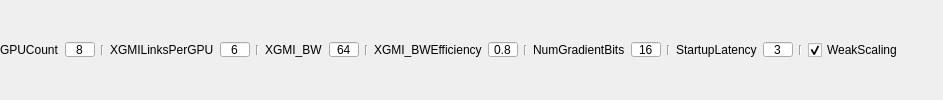
                   <widget class="QWidget" name="pageMGPU">
                    <layout class="QHBoxLayout" name="horizontalLayout_16">
                     <property name="spacing">
                      <number>6</number>
                     </property>
                     <property name="leftMargin">
                      <number>0</number>
                     </property>
                     <property name="topMargin">
                      <number>0</number>
                     </property>
                     <property name="rightMargin">
                      <number>0</number>
                     </property>
                     <property name="bottomMargin">
                      <number>0</number>
                     </property>
                     <item>
                      <widget class="QLabel" name="label_4">
                       <property name="sizePolicy">
                        <sizepolicy hsizetype="Fixed" vsizetype="Fixed">
                         <horstretch>0</horstretch>
                         <verstretch>0</verstretch>
                        </sizepolicy>
                       </property>
                       <property name="text">
                        <string>GPUCount</string>
                       </property>
                      </widget>
                     </item>
                     <item>
                      <widget class="QLineEdit" name="txtGPUCount">
                       <property name="sizePolicy">
                        <sizepolicy hsizetype="Preferred" vsizetype="Fixed">
                         <horstretch>0</horstretch>
                         <verstretch>0</verstretch>
                        </sizepolicy>
                       </property>
                       <property name="maximumSize">
                        <size>
                         <width>30</width>
                         <height>15</height>
                        </size>
                       </property>
                       <property name="text">
                        <string>8</string>
                       </property>
                       <property name="alignment">
                        <set>Qt::AlignCenter</set>
                       </property>
                      </widget>
                     </item>
                     <item>
                      <widget class="Line" name="line_8">
                       <property name="maximumSize">
                        <size>
                         <width>16777215</width>
                         <height>10</height>
                        </size>
                       </property>
                       <property name="orientation">
                        <enum>Qt::Vertical</enum>
                       </property>
                      </widget>
                     </item>
                     <item>
                      <widget class="QLabel" name="label_7">
                       <property name="sizePolicy">
                        <sizepolicy hsizetype="Fixed" vsizetype="Fixed">
                         <horstretch>0</horstretch>
                         <verstretch>0</verstretch>
                        </sizepolicy>
                       </property>
                       <property name="text">
                        <string>XGMILinksPerGPU</string>
                       </property>
                      </widget>
                     </item>
                     <item>
                      <widget class="QLineEdit" name="txtXGMILinksPerGPU">
                       <property name="maximumSize">
                        <size>
                         <width>30</width>
                         <height>15</height>
                        </size>
                       </property>
                       <property name="text">
                        <string>6</string>
                       </property>
                       <property name="alignment">
                        <set>Qt::AlignCenter</set>
                       </property>
                      </widget>
                     </item>
                     <item>
                      <widget class="Line" name="line_16">
                       <property name="maximumSize">
                        <size>
                         <width>16777215</width>
                         <height>10</height>
                        </size>
                       </property>
                       <property name="orientation">
                        <enum>Qt::Vertical</enum>
                       </property>
                      </widget>
                     </item>
                     <item>
                      <widget class="QLabel" name="label_11">
                       <property name="text">
                        <string>XGMI_BW</string>
                       </property>
                      </widget>
                     </item>
                     <item>
                      <widget class="QLineEdit" name="txtXGMI_BW">
                       <property name="maximumSize">
                        <size>
                         <width>30</width>
                         <height>15</height>
                        </size>
                       </property>
                       <property name="toolTip">
                        <string>GBps</string>
                       </property>
                       <property name="text">
                        <string>64</string>
                       </property>
                       <property name="alignment">
                        <set>Qt::AlignCenter</set>
                       </property>
                      </widget>
                     </item>
                     <item>
                      <widget class="Line" name="line_17">
                       <property name="maximumSize">
                        <size>
                         <width>16777215</width>
                         <height>10</height>
                        </size>
                       </property>
                       <property name="orientation">
                        <enum>Qt::Vertical</enum>
                       </property>
                      </widget>
                     </item>
                     <item>
                      <widget class="QLabel" name="label_12">
                       <property name="text">
                        <string>XGMI_BWEfficiency</string>
                       </property>
                      </widget>
                     </item>
                     <item>
                      <widget class="QLineEdit" name="txtXGMI_BWEfficiency">
                       <property name="maximumSize">
                        <size>
                         <width>30</width>
                         <height>15</height>
                        </size>
                       </property>
                       <property name="text">
                        <string>0.8</string>
                       </property>
                       <property name="alignment">
                        <set>Qt::AlignCenter</set>
                       </property>
                      </widget>
                     </item>
                     <item>
                      <widget class="Line" name="line_13">
                       <property name="maximumSize">
                        <size>
                         <width>16777215</width>
                         <height>10</height>
                        </size>
                       </property>
                       <property name="orientation">
                        <enum>Qt::Vertical</enum>
                       </property>
                      </widget>
                     </item>
                     <item>
                      <widget class="QLabel" name="label_13">
                       <property name="text">
                        <string>NumGradientBits</string>
                       </property>
                      </widget>
                     </item>
                     <item>
                      <widget class="QLineEdit" name="txtNumGradientBits">
                       <property name="maximumSize">
                        <size>
                         <width>30</width>
                         <height>15</height>
                        </size>
                       </property>
                       <property name="text">
                        <string>16</string>
                       </property>
                       <property name="alignment">
                        <set>Qt::AlignCenter</set>
                       </property>
                      </widget>
                     </item>
                     <item>
                      <widget class="Line" name="line_19">
                       <property name="maximumSize">
                        <size>
                         <width>16777215</width>
                         <height>10</height>
                        </size>
                       </property>
                       <property name="orientation">
                        <enum>Qt::Vertical</enum>
                       </property>
                      </widget>
                     </item>
                     <item>
                      <widget class="QLabel" name="label_10">
                       <property name="text">
                        <string>StartupLatency</string>
                       </property>
                      </widget>
                     </item>
                     <item>
                      <widget class="QLineEdit" name="txtStartupLatency">
                       <property name="maximumSize">
                        <size>
                         <width>30</width>
                         <height>15</height>
                        </size>
                       </property>
                       <property name="toolTip">
                        <string>microseconds</string>
                       </property>
                       <property name="text">
                        <string>3</string>
                       </property>
                       <property name="alignment">
                        <set>Qt::AlignCenter</set>
                       </property>
                      </widget>
                     </item>
                     <item>
                      <widget class="Line" name="line_14">
                       <property name="maximumSize">
                        <size>
                         <width>16777215</width>
                         <height>10</height>
                        </size>
                       </property>
                       <property name="orientation">
                        <enum>Qt::Vertical</enum>
                       </property>
                      </widget>
                     </item>
                     <item>
                      <widget class="QCheckBox" name="chBoxWeakScaling">
                       <property name="text">
                        <string>WeakScaling</string>
                       </property>
                       <property name="checked">
                        <bool>true</bool>
                       </property>
                      </widget>
                     </item>
                     <item>
                      <spacer name="horizontalSpacer_6">
                       <property name="orientation">
                        <enum>Qt::Horizontal</enum>
                       </property>
                       <property name="sizeHint" stdset="0">
                        <size>
                         <width>40</width>
                         <height>20</height>
                        </size>
                       </property>
                      </spacer>
                     </item>
                    </layout>
                   </widget>
